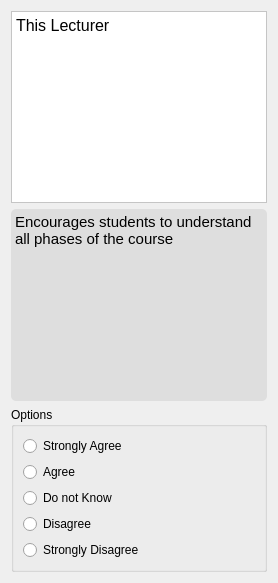
               <widget class="QWidget" name="page_46">
                <layout class="QVBoxLayout" name="verticalLayout_130">
                 <item>
                  <widget class="QTextBrowser" name="textBrowser_99">
                   <property name="styleSheet">
                    <string notr="true">background-color: rgb(255, 255, 255);</string>
                   </property>
                   <property name="html">
                    <string>&lt;!DOCTYPE HTML PUBLIC &quot;-//W3C//DTD HTML 4.0//EN&quot; &quot;http://www.w3.org/TR/REC-html40/strict.dtd&quot;&gt;
&lt;html&gt;&lt;head&gt;&lt;meta name=&quot;qrichtext&quot; content=&quot;1&quot; /&gt;&lt;style type=&quot;text/css&quot;&gt;
p, li { white-space: pre-wrap; }
&lt;/style&gt;&lt;/head&gt;&lt;body style=&quot; font-family:'Comic Sans MS'; font-size:10pt; font-weight:400; font-style:normal;&quot;&gt;
&lt;p style=&quot; margin-top:0px; margin-bottom:0px; margin-left:0px; margin-right:0px; -qt-block-indent:0; text-indent:0px;&quot;&gt;&lt;span style=&quot; font-family:'consolas'; font-size:12pt;&quot;&gt;This Lecturer&lt;/span&gt;&lt;/p&gt;&lt;/body&gt;&lt;/html&gt;</string>
                   </property>
                  </widget>
                 </item>
                 <item>
                  <widget class="QTextBrowser" name="textBrowser_100">
                   <property name="styleSheet">
                    <string notr="true">background-color: rgb(222, 222, 222);
border-radius: 5px;</string>
                   </property>
                   <property name="html">
                    <string>&lt;!DOCTYPE HTML PUBLIC &quot;-//W3C//DTD HTML 4.0//EN&quot; &quot;http://www.w3.org/TR/REC-html40/strict.dtd&quot;&gt;
&lt;html&gt;&lt;head&gt;&lt;meta name=&quot;qrichtext&quot; content=&quot;1&quot; /&gt;&lt;style type=&quot;text/css&quot;&gt;
p, li { white-space: pre-wrap; }
&lt;/style&gt;&lt;/head&gt;&lt;body style=&quot; font-family:'Comic Sans MS'; font-size:10pt; font-weight:400; font-style:normal;&quot;&gt;
&lt;p style=&quot; margin-top:0px; margin-bottom:0px; margin-left:0px; margin-right:0px; -qt-block-indent:0; text-indent:0px;&quot;&gt;&lt;span style=&quot; font-family:'consolas'; font-size:11pt;&quot;&gt;Encourages students to understand all phases of the course&lt;/span&gt;&lt;/p&gt;&lt;/body&gt;&lt;/html&gt;</string>
                   </property>
                  </widget>
                 </item>
                 <item>
                  <widget class="QGroupBox" name="groupBox_34">
                   <property name="styleSheet">
                    <string notr="true">QRadionButton:{
	font: 10pt &quot;Comic Sans MS&quot;;
}</string>
                   </property>
                   <property name="title">
                    <string>Options</string>
                   </property>
                   <property name="flat">
                    <bool>false</bool>
                   </property>
                   <layout class="QVBoxLayout" name="verticalLayout_131">
                    <item>
                     <layout class="QVBoxLayout" name="verticalLayout_132">
                      <item>
                       <widget class="QRadioButton" name="radioButton_8_6">
                        <property name="styleSheet">
                         <string notr="true"/>
                        </property>
                        <property name="text">
                         <string>Strongly Agree</string>
                        </property>
                       </widget>
                      </item>
                      <item>
                       <widget class="QRadioButton" name="radioButton_8_7">
                        <property name="text">
                         <string>Agree</string>
                        </property>
                       </widget>
                      </item>
                      <item>
                       <widget class="QRadioButton" name="radioButton_8_8">
                        <property name="text">
                         <string>Do not Know</string>
                        </property>
                       </widget>
                      </item>
                      <item>
                       <widget class="QRadioButton" name="radioButton_8_9">
                        <property name="text">
                         <string>Disagree</string>
                        </property>
                       </widget>
                      </item>
                      <item>
                       <widget class="QRadioButton" name="radioButton_8_10">
                        <property name="text">
                         <string>Strongly Disagree</string>
                        </property>
                       </widget>
                      </item>
                     </layout>
                    </item>
                   </layout>
                  </widget>
                 </item>
                </layout>
               </widget>
